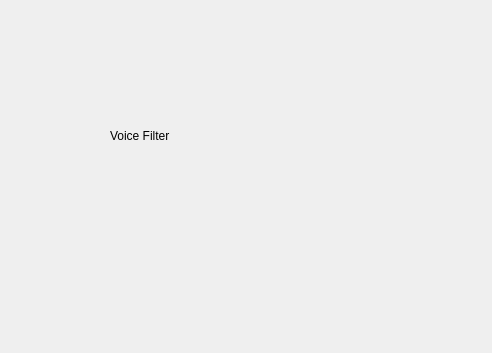
<?xml version="1.0" encoding="UTF-8"?>
<ui version="4.0">
 <class>VoiceFilterInterface</class>
 <widget class="QWidget" name="VoiceFilterInterface">
  <property name="geometry">
   <rect>
    <x>0</x>
    <y>0</y>
    <width>492</width>
    <height>353</height>
   </rect>
  </property>
  <property name="windowTitle">
   <string>Form</string>
  </property>
  <widget class="TitleLabel" name="TitleLabel">
   <property name="geometry">
    <rect>
     <x>110</x>
     <y>90</y>
     <width>191</width>
     <height>91</height>
    </rect>
   </property>
   <property name="sizePolicy">
    <sizepolicy hsizetype="Fixed" vsizetype="Fixed">
     <horstretch>0</horstretch>
     <verstretch>0</verstretch>
    </sizepolicy>
   </property>
   <property name="text">
    <string>Voice Filter</string>
   </property>
  </widget>
 </widget>
 <customwidgets>
  <customwidget>
   <class>TitleLabel</class>
   <extends>QLabel</extends>
   <header>qfluentwidgets</header>
  </customwidget>
 </customwidgets>
 <resources/>
 <connections/>
</ui>
